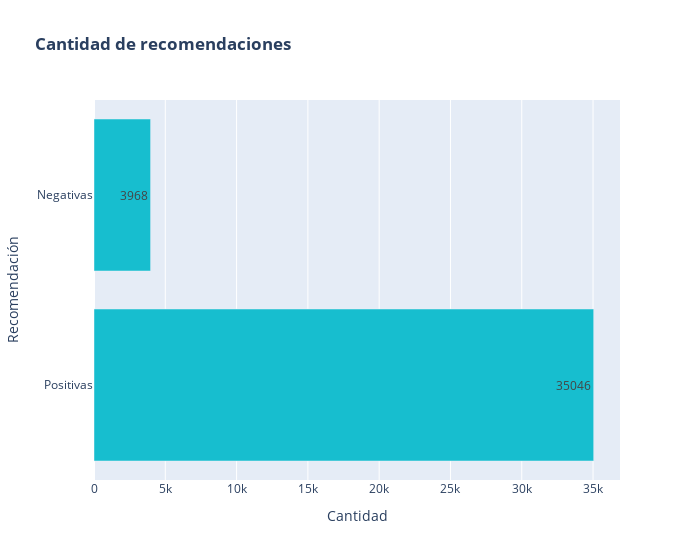

Notebook cell for this chart:
### Markdown cell above
#### Cantidad de recomendaciones

### Code cell
# Contar recomendaciones y renombrar índices
recomendaciones = df['recommend'].value_counts().reset_index()
recomendaciones.columns = ['Recomendacion', 'Cantidad']
recomendaciones['Recomendacion'] = recomendaciones['Recomendacion'].map({1: 'Positivas', 0: 'Negativas'})


# Gráfico de barras horizontales
fig = px.bar(
    recomendaciones,
    x='Cantidad',
    y='Recomendacion',
    orientation='h',
    title='<b>Cantidad de recomendaciones</b>',
    labels={'Cantidad': 'Cantidad', 'Recomendacion': 'Recomendación'},
    text='Cantidad',
    color_discrete_sequence=['#17becf'],
    width=700
)

fig.show()

### Figure 1 — Plotly figure (JSON) as saved in the notebook; plotly's stock layout.template omitted (floating-point values rounded to 4 significant figures)
{"data": [{"hovertemplate": "Cantidad=%{text}<br>Recomendación=%{y}<extra></extra>", "legendgroup": "", "marker": {"color": "#17becf", "pattern": {"shape": ""}}, "name": "", "orientation": "h", "showlegend": false, "text": [35050.0, 3968.0], "textposition": "auto", "type": "bar", "x": [35046, 3968], "xaxis": "x", "y": ["Positivas", "Negativas"], "yaxis": "y"}], "layout": {"barmode": "relative", "legend": {"tracegroupgap": 0}, "title": {"text": "<b>Cantidad de recomendaciones</b>"}, "width": 700, "xaxis": {"anchor": "y", "domain": [0, 1], "title": {"text": "Cantidad"}}, "yaxis": {"anchor": "x", "domain": [0, 1], "title": {"text": "Recomendación"}}}}
